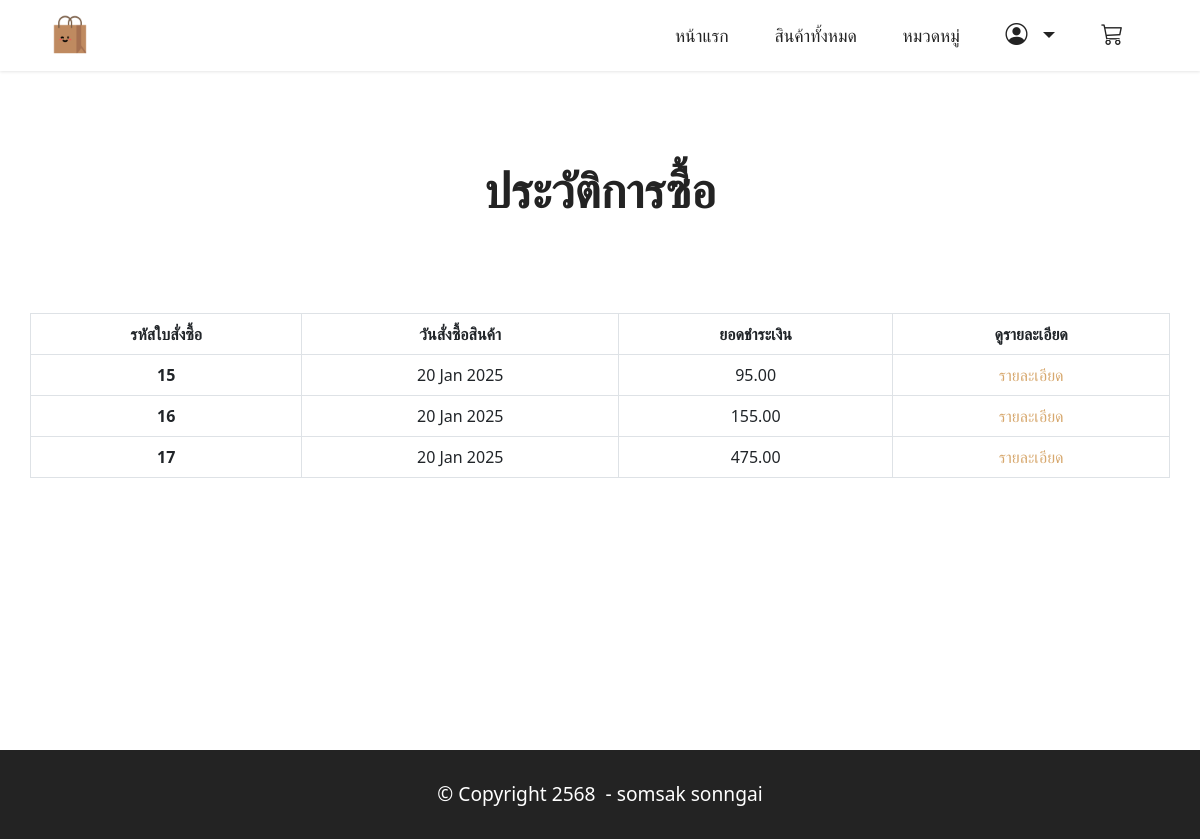
The page /orderHistory (signed in) on the database as committed earlier.
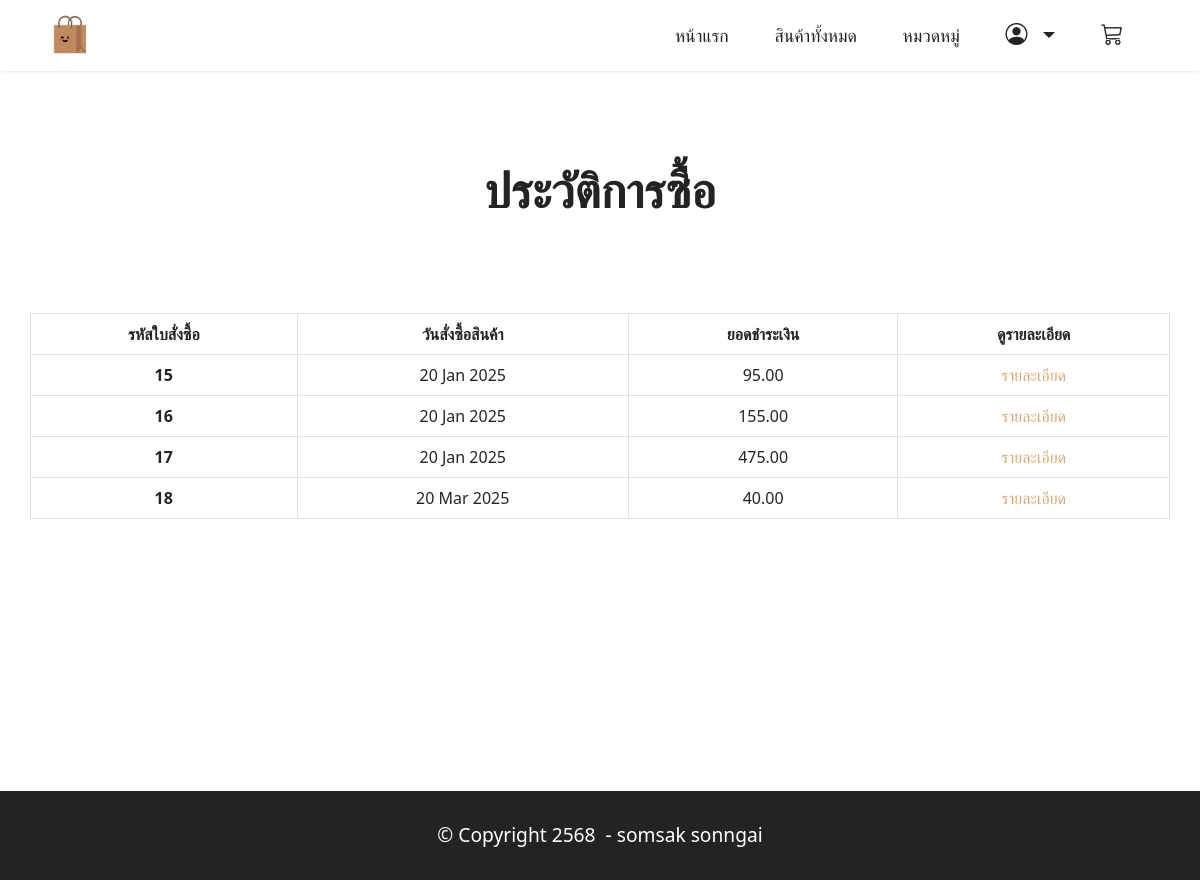
The same page on the database as committed later.
### orderapp/models.py (models this page shows, shortened)
class Order(models.Model):
    fullname = models.CharField(max_length=255, blank=True)  # ชื่อผู้สั่งซื้อ
    phone = models.CharField(max_length=50, blank=True)      # เบอร์โทร
    address = models.CharField(max_length=255, blank=True)   # ที่อยู่
    total = models.DecimalField(max_digits=10, decimal_places=2)  # ยอดรวม
    created = models.DateTimeField(auto_now_add=True)        # วันที่สร้างคำสั่งซื้อ
    customer = models.ForeignKey(User, on_delete=models.CASCADE, default=None)  # ผู้สั่งซื้อ
    def total_with_comma(self):
        return f"{self.total:,.2f}"
    total_with_comma.short_description = "Total (formatted)"  # เปลี่ยนชื่อใน admin view

### orderapp/views.py (the view)
# urls.py: path("orderHistory",views.orderHistory),
@login_required(login_url="/login")
def orderHistory(request):
    orders=Order.objects.filter(customer=request.user)  # เรียกใช้ผ่าน modele เมื่อจะให้ไปแสดงที่หน้าจอ order ตัวนี่เพื่อทำการนลูปหน้าจ้าเวลาจะใส่ค่าให้ Html
    return render(request,"orderHistory.html",{"orders":orders})

### orderapp/templates/orderHistory.html (shortened to what this page needs)
{% extends "layout.html"%}
{% load humanize %}
{% block content%}
{% if not orders %}
<section class="container my-5">
    <br><br><br><br>
    <div class="text-center">
        <svg xmlns="http://www.w3.org/2000/svg" class="img-fluid" style="width: 200px; height: 200px; margin-left: auto; margin-right: auto" fill="currentColor" class="bi bi-clock-history" viewBox="0 0 16 16">
            <path d="M8.515 1.019A7 7 0 0 0 8 1V0a8 8 0 0 1 .589.022l-.074.997zm2.004.45a7.003 7.003 0 0 0-.985-.299l.219-.976c.383.086.76.2 1.126.342l-.36.933zm1.37.71a7.01 7.01 0 0 0-.439-.27l.493-.87a8.025 8.025 0 0 1 .979.654l-.615.789a6.996 6.996 0 0 0-.418-.302zm1.834 1.79a6.99 6.99 0 0 0-.653-.796l.724-.69c.27.285.52.59.747.91l-.818.576zm.744 1.352a7.08 7.08 0 0 0-.214-.468l.893-.45a7.976 7.976 0 0 1 .45 1.088l-.95.313a7.023 7.023 0 0 0-.179-.483zm.53 2.507a6.991 6.991 0 0 0-.1-1.025l.985-.17c.067.386.106.778.116 1.17l-1 .025zm-.131 1.538c.033-.17.06-.339.081-.51l.993.123a7.957 7.957 0 0 1-.23 1.155l-.964-.267c.046-.165.086-.332.12-.501zm-.952 2.379c.184-.29.346-.594.486-.908l.914.405c-.16.36-.345.706-.555 1.038l-.845-.535zm-.964 1.205c.122-.122.239-.248.35-.378l.758.653a8.073 8.073 0 0 1-.401.432l-.707-.707z"/>
            <path d="M8 1a7 7 0 1 0 4.95 11.95l.707.707A8.001 8.001 0 1 1 8 0v1z"/>
            <path d="M7.5 3a.5.5 0 0 1 .5.5v5.21l3.248 1.856a.5.5 0 0 1-.496.868l-3.5-2A.5.5 0 0 1 7 9V3.5a.5.5 0 0 1 .5-.5z"/>
        </svg>
        <br>
        <h1 class="my-4"><strong>ไม่มีประวัติการซื้อสินค้า</strong></h1>
        <div class="mbr-section-btn pt-3">
            <a href="index.html" class="btn btn-primary display-4">
                <i class="bi bi-house-door"></i>&nbsp;
                กลับหน้าแรก
            </a>
        </div>
        <br><br>
    </div>
</section>
{% else %}
<section class="content2 cid-tsEQSCqggh my-2" id="content2-2">
    <div class="container my-5">
        <div class="mbr-section-head">
            <h4 class="mbr-section-title mbr-fonts-style align-center mb-0 display-2">
                <strong>ประวัติการซื้อ</strong>
            </h4>
        </div>
        <div class="row my-5">
            <table class="table text-center table-bordered my-5">
                <thead>
                  <tr>
                    <th scope="col">รหัสใบสั่งซื้อ</th>
                    <th scope="col">วันสั่งซื้อสินค้า</th>
                    <th scope="col">ยอดชำระเงิน</th>
                    <th scope="col">ดูรายละเอียด</th>
                  </tr>
                </thead>
                <tbody>
                    {% for item in orders %}
                    <tr>
                        <th scope="row">{{item.id}}</th>
                        <td>{{item.created | date:"d M Y"}}</td>
                        <td>{{item.total|intcomma}}</td>
                        <td>
                            <a href="{% url 'orderDetil' item.id %}">รายละเอียด</a>
                        </td>
                    </tr>
                    {% endfor %}
                </tbody>
              </table>
        </div>
    </div>
    <br><br><br><br><br><br><br>
</section>
{%endif%}
{% endblock%}

Rows that differ between the two databases and show on the page:
added Order: id "18", created "20 Mar 2025", total "40.00"
